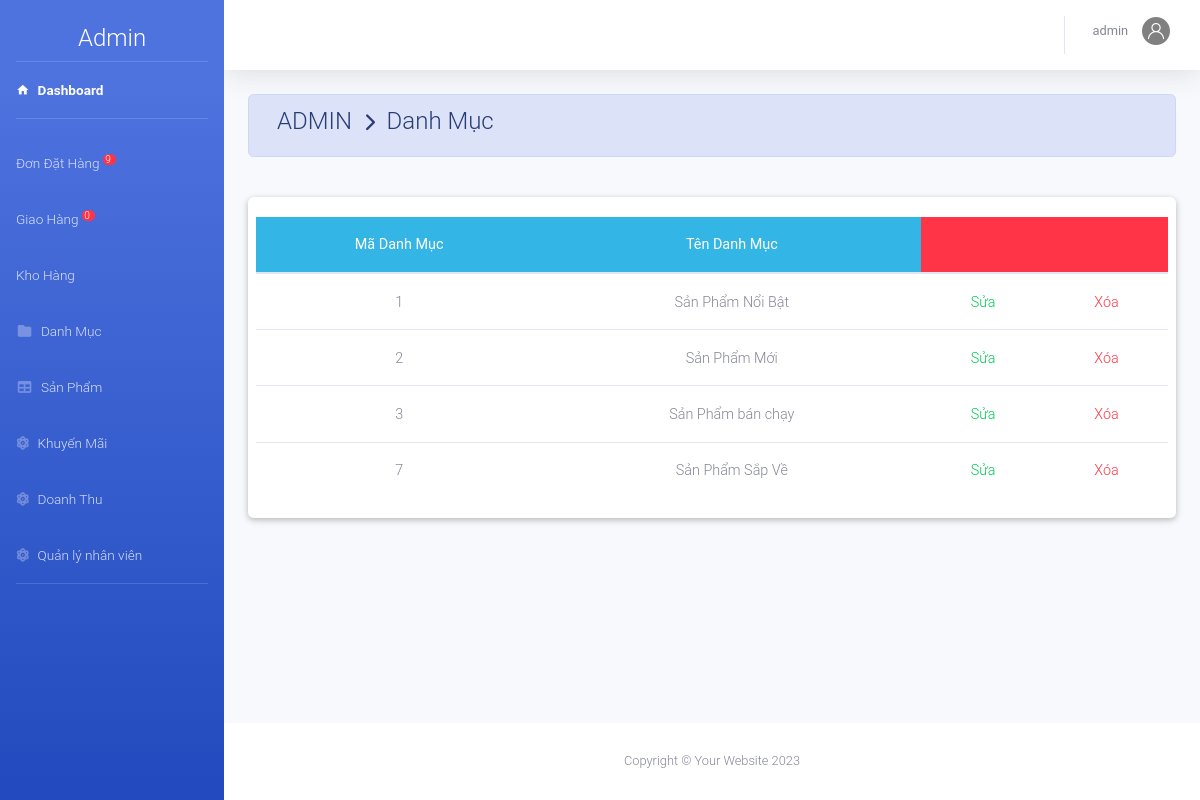
Page /Faship/admin/index.php?action=danhmuc& (signed in) on the committed database.
### tables this page shows
CREATE TABLE `danhmuc` (
  `MaDM` int(11) NOT NULL,
  `TenDM` varchar(50) NOT NULL
);

### Faship/admin/danhmuc/danhmuc.php (the view, shortened to what this page needs)
<?php
	include_once('../model/database.php');
	$sql="select *from danhmuc ";
	$rs=mysqli_query($conn,$sql);
?>
<div class="container-fluid">
    <div class=" alert alert-primary">
        <h4 class="page-title">
             ADMIN &#160;<i class="fas fa-chevron-right" style="font-size: 18px"></i>&#160; Danh Mục
        </h4>
    </div><br>
    <?php include_once('danhmuc/main.php');?>
    <div class="card card-body">
        <div class="row">
            <table class="table table-hover m-auto text-center" style="font-size: 13px;">
                <thead class="badge-info">
                    <tr>
                        <th>Mã Danh Mục</th>
                        <th>Tên Danh Mục</th>
                        <th colspan="2" class="badge-danger"></th>
                    </tr>
                </thead>
                <tbody>
                    <?php $so=0;
		 while ($row=mysqli_fetch_array($rs)) { ?>
                    <tr>
                        <td><?php echo $row['MaDM']; ?></td>
                        <td><?php echo $row['TenDM']; ?></td>
                        <td><a href="index.php?action=danhmuc&view=suadm&madm=<?php echo $row['MaDM']; ?>" class="text-success">Sửa</a></td>
                        <td><a href="danhmuc/main.php?view=xoadm&madm=<?php echo $row['MaDM']; ?>" class="text-danger">Xóa</a></td>
                    </tr>
                    <?php	} ?>
                </tbody>
            </table>
        </div>
    </div>
</div>

### rows in the picture
danhmuc: MaDM "1", TenDM "Sản Phẩm Nổi Bật"
danhmuc: MaDM "2", TenDM "Sản Phẩm Mới"
danhmuc: MaDM "3", TenDM "Sản Phẩm bán chạy"
danhmuc: MaDM "7", TenDM "Sản Phẩm Sắp Về"

### other values in the picture
$dem "9"
$dem "0"
$nv['TenNV'] "admin"
